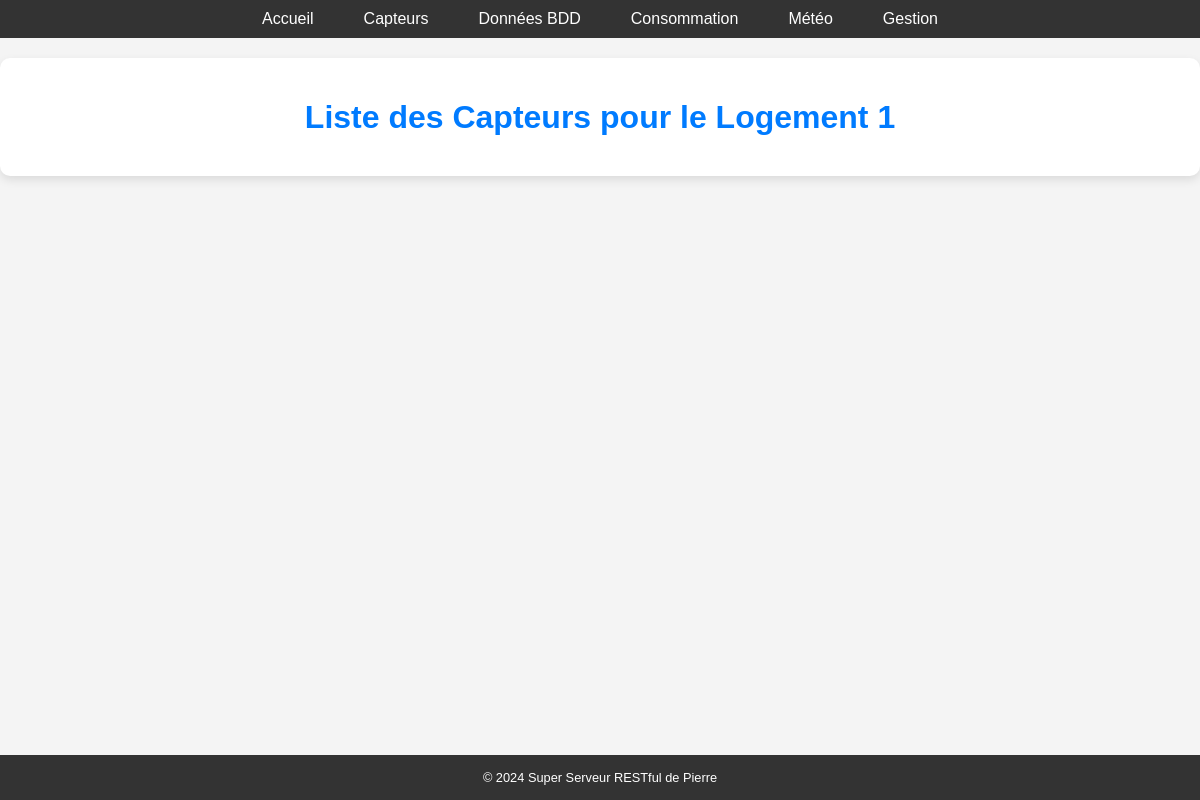
The app's page /capteur/LOG001, older data.
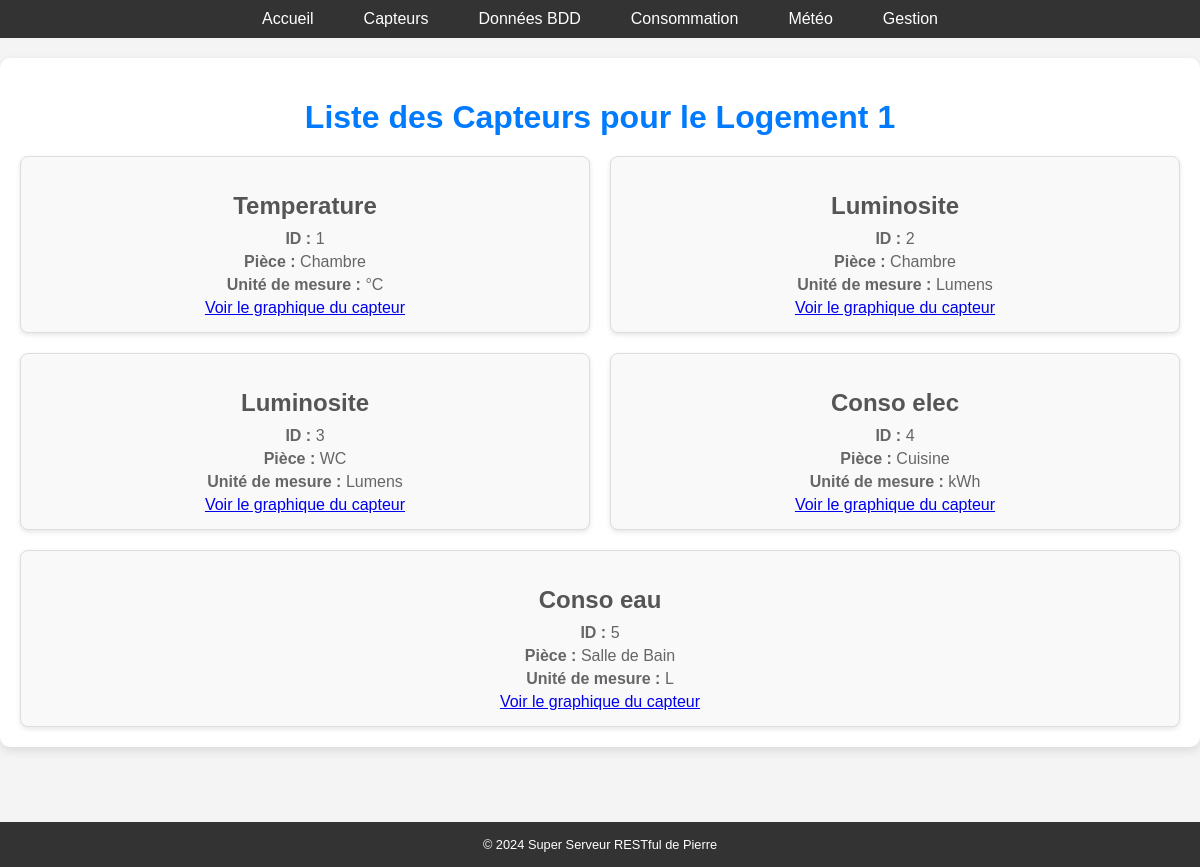
The same page, newer data.
### tables this page shows
CREATE TABLE Capteur_Actionneur (
    CAPTEUR_ID INTEGER PRIMARY KEY AUTOINCREMENT,
    TYPE_ID INTEGER,
    reference_commerciale TEXT,
    PIECE_ID INTEGER,
    --port_communication TEXT,
    date_insertion TIMESTAMP DEFAULT CURRENT_TIMESTAMP,
    FOREIGN KEY (TYPE_ID) REFERENCES Type_Capteur_Actionneur(TYPE_ID),
    FOREIGN KEY (PIECE_ID) REFERENCES Piece(PIECE_ID)
);

CREATE TABLE Type_Capteur_Actionneur (
    TYPE_ID INTEGER PRIMARY KEY AUTOINCREMENT,
    nom TEXT,
    unite_mesure TEXT,
    plage_precision TEXT
);

CREATE TABLE Piece (
    PIECE_ID INTEGER PRIMARY KEY AUTOINCREMENT,
    nom TEXT,
    coordonnee_x INTEGER,
    coordonnee_y INTEGER,
    coordonnee_z INTEGER,
    LOGEMENT_ID TEXT,
    FOREIGN KEY (LOGEMENT_ID) REFERENCES Logement(LOGEMENT_ID)
);

### serveur_restfull_site_3_8.py (the view)
@app.route('/capteur/<logement_id>')
def capteurs(logement_id):
    try:
        conn = get_db_connection()
        cursor = conn.cursor()
        cursor.execute("""
            SELECT
                ca.CAPTEUR_ID AS id,
                tc.nom AS nom_capteur,
                tc.unite_mesure AS unite_mesure,
                p.nom AS nom_piece
            FROM
                Capteur_Actionneur ca
            INNER JOIN
                Type_Capteur_Actionneur tc ON ca.TYPE_ID = tc.TYPE_ID
            INNER JOIN
                Piece p ON ca.PIECE_ID = p.PIECE_ID
            WHERE
                p.LOGEMENT_ID = ?;
        """, (logement_id,))
        capteurs = cursor.fetchall()
        conn.close()
        capteurs_data = [
            {
                "id": row["id"],  # ID du capteur
                "nom_capteur": row["nom_capteur"],  # Nom du capteur
                "unite_mesure": row["unite_mesure"],  # Unité de mesure
                "nom_piece": row["nom_piece"],  # Pièce associée
            }
            for row in capteurs
        ]
        return render_template('capteurs.html', capteurs=capteurs_data)
    except Exception as e:
        return jsonify({'error': str(e)}), 500

### serveur_restfull_site_3_8.py (called while the page is built)
def get_db_connection():
    conn = sqlite3.connect('bdd_essai1.db')
    conn.row_factory = sqlite3.Row  # Permet de transformer les résultats en dictionnaires
    return conn

### templates/capteurs.html (shortened to what this page needs)
{% extends 'base.html' %}
{% block content %}
<div class="sensor-container">
    <h1>Liste des Capteurs pour le Logement 1</h1>
    <div class="sensor-list">
        {% for capteur in capteurs %}
        <div class="sensor-item">
            <h2>{{ capteur.nom_capteur }}</h2>
            <p><strong>ID :</strong> {{ capteur.id }}</p>
            <p><strong>Pièce :</strong> {{ capteur.nom_piece }}</p>
            <p><strong>Unité de mesure :</strong> {{ capteur.unite_mesure }}</p>
            <a href="/graphique_capteur/{{ capteur.id }}">Voir le graphique du capteur </a>
        </div>
        {% endfor %}
    </div>
</div>
{% endblock %}

Row changes from the older to the newer data that the page shows:
added Capteur_Actionneur: nom_capteur "Temperature", id "1", nom_piece "Chambre", unite_mesure "°C"
added Capteur_Actionneur: nom_capteur "Luminosite", id "2", nom_piece "Chambre", unite_mesure "Lumens"
added Capteur_Actionneur: nom_capteur "Luminosite", id "3", nom_piece "WC", unite_mesure "Lumens"
added Capteur_Actionneur: nom_capteur "Conso elec", id "4", nom_piece "Cuisine", unite_mesure "kWh"
added Capteur_Actionneur: nom_capteur "Conso eau", id "5", nom_piece "Salle de Bain", unite_mesure "L"
